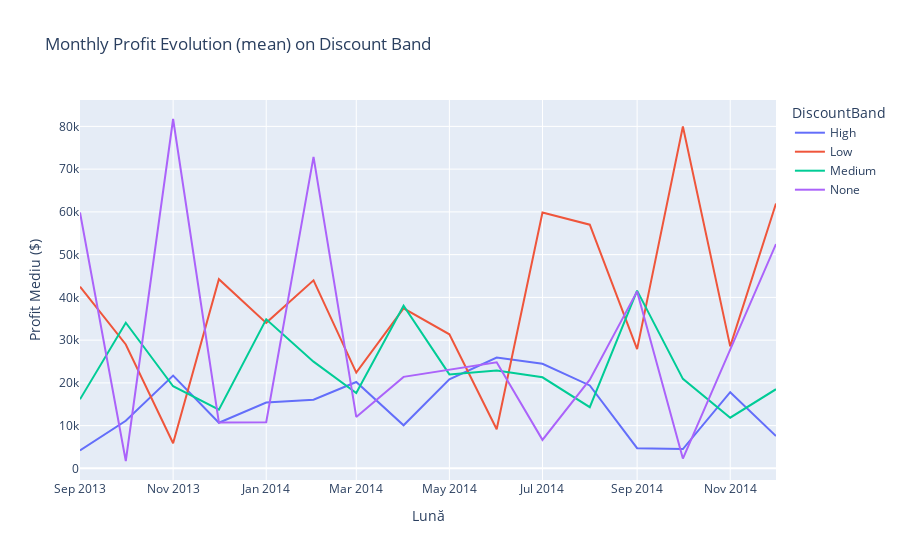
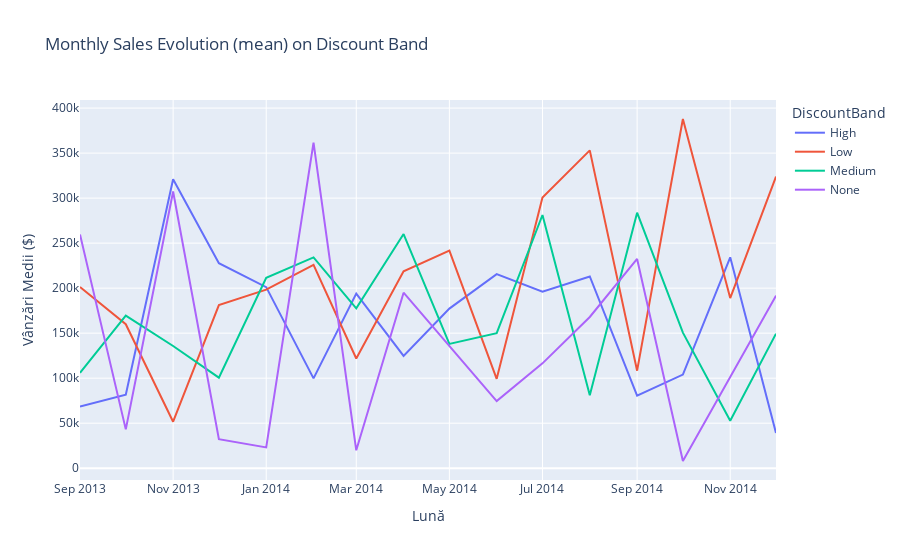
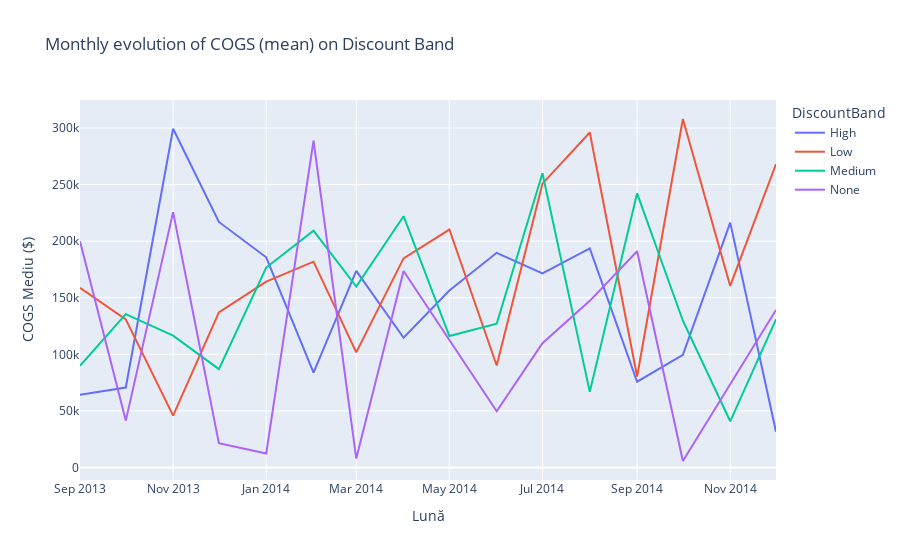

The cell these charts' notebook holds for them, in order:
### Code cell
# Displayiny monthly profit, sales and COGS evolution by Discount Band

fig_profit = px.line(
    df_avg_monthly,
    x='YearMonth',
    y='Avg_Profit',
    color='DiscountBand',
    title='Monthly Profit Evolution (mean) on Discount Band',
    labels={'YearMonth': 'Lună', 'Avg_Profit': 'Profit Mediu ($)'}
)
fig_profit.show()

fig_sales = px.line(
    df_avg_monthly,
    x='YearMonth',
    y='Avg_Sales',
    color='DiscountBand',
    title='Monthly Sales Evolution (mean) on Discount Band',
    labels={'YearMonth': 'Lună', 'Avg_Sales': 'Vânzări Medii ($)'}
)
fig_sales.show()

fig_cogs = px.line(
    df_avg_monthly,
    x='YearMonth',
    y='Avg_COGS',
    color='DiscountBand',
    title='Monthly evolution of COGS (mean) on Discount Band',
    labels={'YearMonth': 'Lună', 'Avg_COGS': 'COGS Mediu ($)'}
)
fig_cogs.show()

### Figure 1 — Plotly figure (JSON) as saved in the notebook; plotly's stock layout.template omitted (floating-point values rounded to 4 significant figures)
{"data": [{"hovertemplate": "DiscountBand=High<br>Lună=%{x}<br>Profit Mediu ($)=%{y}<extra></extra>", "legendgroup": "High", "line": {"color": "#636efa", "dash": "solid"}, "marker": {"symbol": "circle"}, "mode": "lines", "name": "High", "orientation": "v", "showlegend": true, "type": "scatter", "x": ["2013-09", "2013-10", "2013-11", "2013-12", "2014-01", "2014-02", "2014-03", "2014-04", "2014-05", "2014-06", "2014-07", "2014-08", "2014-09", "2014-10", "2014-11", "2014-12"], "xaxis": "x", "y": [4187.0, 11140.0, 21690.0, 10680.0, 15410.0, 16060.0, 20220.0, 10090.0, 20850.0, 25910.0, 24470.0, 19400.0, 4724.0, 4526.0, 17830.0, 7567.0], "yaxis": "y"}, {"hovertemplate": "DiscountBand=Low<br>Lună=%{x}<br>Profit Mediu ($)=%{y}<extra></extra>", "legendgroup": "Low", "line": {"color": "#EF553B", "dash": "solid"}, "marker": {"symbol": "circle"}, "mode": "lines", "name": "Low", "orientation": "v", "showlegend": true, "type": "scatter", "x": ["2013-09", "2013-10", "2013-11", "2013-12", "2014-01", "2014-02", "2014-03", "2014-04", "2014-05", "2014-06", "2014-07", "2014-08", "2014-09", "2014-10", "2014-11", "2014-12"], "xaxis": "x", "y": [42490.0, 28990.0, 5874.0, 44250.0, 34040.0, 43990.0, 22410.0, 37420.0, 31360.0, 9139.0, 59850.0, 57000.0, 27900.0, 79960.0, 28540.0, 61950.0], "yaxis": "y"}, {"hovertemplate": "DiscountBand=Medium<br>Lună=%{x}<br>Profit Mediu ($)=%{y}<extra></extra>", "legendgroup": "Medium", "line": {"color": "#00cc96", "dash": "solid"}, "marker": {"symbol": "circle"}, "mode": "lines", "name": "Medium", "orientation": "v", "showlegend": true, "type": "scatter", "x": ["2013-09", "2013-10", "2013-11", "2013-12", "2014-01", "2014-02", "2014-03", "2014-04", "2014-05", "2014-06", "2014-07", "2014-08", "2014-09", "2014-10", "2014-11", "2014-12"], "xaxis": "x", "y": [16150.0, 34060.0, 19210.0, 13750.0, 34860.0, 24970.0, 17620.0, 38060.0, 21980.0, 22910.0, 21300.0, 14310.0, 41580.0, 20940.0, 11850.0, 18520.0], "yaxis": "y"}, {"hovertemplate": "DiscountBand=None<br>Lună=%{x}<br>Profit Mediu ($)=%{y}<extra></extra>", "legendgroup": "None", "line": {"color": "#ab63fa", "dash": "solid"}, "marker": {"symbol": "circle"}, "mode": "lines", "name": "None", "orientation": "v", "showlegend": true, "type": "scatter", "x": ["2013-09", "2013-10", "2013-11", "2013-12", "2014-01", "2014-02", "2014-03", "2014-04", "2014-06", "2014-07", "2014-08", "2014-09", "2014-10", "2014-12"], "xaxis": "x", "y": [59860.0, 1725.0, 81730.0, 10760.0, 10790.0, 72870.0, 12030.0, 21410.0, 24830.0, 6668.0, 20760.0, 41400.0, 2286.0, 52470.0], "yaxis": "y"}], "layout": {"legend": {"title": {"text": "DiscountBand"}, "tracegroupgap": 0}, "title": {"text": "Monthly Profit Evolution (mean) on Discount Band"}, "xaxis": {"anchor": "y", "domain": [0, 1], "title": {"text": "Lună"}}, "yaxis": {"anchor": "x", "domain": [0, 1], "title": {"text": "Profit Mediu ($)"}}}}

### Figure 2 — Plotly figure (JSON) as saved in the notebook; plotly's stock layout.template omitted (floating-point values rounded to 4 significant figures)
{"data": [{"hovertemplate": "DiscountBand=High<br>Lună=%{x}<br>Vânzări Medii ($)=%{y}<extra></extra>", "legendgroup": "High", "line": {"color": "#636efa", "dash": "solid"}, "marker": {"symbol": "circle"}, "mode": "lines", "name": "High", "orientation": "v", "showlegend": true, "type": "scatter", "x": ["2013-09", "2013-10", "2013-11", "2013-12", "2014-01", "2014-02", "2014-03", "2014-04", "2014-05", "2014-06", "2014-07", "2014-08", "2014-09", "2014-10", "2014-11", "2014-12"], "xaxis": "x", "y": [68510.0, 81750.0, 321000.0, 227700.0, 201100.0, 99790.0, 193900.0, 124700.0, 177300.0, 215600.0, 196100.0, 213000.0, 80510.0, 104000.0, 234200.0, 39200.0], "yaxis": "y"}, {"hovertemplate": "DiscountBand=Low<br>Lună=%{x}<br>Vânzări Medii ($)=%{y}<extra></extra>", "legendgroup": "Low", "line": {"color": "#EF553B", "dash": "solid"}, "marker": {"symbol": "circle"}, "mode": "lines", "name": "Low", "orientation": "v", "showlegend": true, "type": "scatter", "x": ["2013-09", "2013-10", "2013-11", "2013-12", "2014-01", "2014-02", "2014-03", "2014-04", "2014-05", "2014-06", "2014-07", "2014-08", "2014-09", "2014-10", "2014-11", "2014-12"], "xaxis": "x", "y": [201300.0, 159900.0, 51660.0, 181200.0, 198300.0, 225800.0, 121900.0, 218800.0, 241600.0, 99270.0, 300700.0, 353000.0, 108300.0, 387900.0, 189000.0, 323900.0], "yaxis": "y"}, {"hovertemplate": "DiscountBand=Medium<br>Lună=%{x}<br>Vânzări Medii ($)=%{y}<extra></extra>", "legendgroup": "Medium", "line": {"color": "#00cc96", "dash": "solid"}, "marker": {"symbol": "circle"}, "mode": "lines", "name": "Medium", "orientation": "v", "showlegend": true, "type": "scatter", "x": ["2013-09", "2013-10", "2013-11", "2013-12", "2014-01", "2014-02", "2014-03", "2014-04", "2014-05", "2014-06", "2014-07", "2014-08", "2014-09", "2014-10", "2014-11", "2014-12"], "xaxis": "x", "y": [106000.0, 169500.0, 135800.0, 100600.0, 211500.0, 234200.0, 177500.0, 260100.0, 138100.0, 149900.0, 281200.0, 81100.0, 283900.0, 150600.0, 52660.0, 149400.0], "yaxis": "y"}, {"hovertemplate": "DiscountBand=None<br>Lună=%{x}<br>Vânzări Medii ($)=%{y}<extra></extra>", "legendgroup": "None", "line": {"color": "#ab63fa", "dash": "solid"}, "marker": {"symbol": "circle"}, "mode": "lines", "name": "None", "orientation": "v", "showlegend": true, "type": "scatter", "x": ["2013-09", "2013-10", "2013-11", "2013-12", "2014-01", "2014-02", "2014-03", "2014-04", "2014-06", "2014-07", "2014-08", "2014-09", "2014-10", "2014-12"], "xaxis": "x", "y": [259700.0, 43120.0, 307300.0, 32280.0, 23080.0, 361800.0, 19870.0, 195000.0, 74550.0, 116500.0, 168000.0, 232500.0, 8001.0, 191700.0], "yaxis": "y"}], "layout": {"legend": {"title": {"text": "DiscountBand"}, "tracegroupgap": 0}, "title": {"text": "Monthly Sales Evolution (mean) on Discount Band"}, "xaxis": {"anchor": "y", "domain": [0, 1], "title": {"text": "Lună"}}, "yaxis": {"anchor": "x", "domain": [0, 1], "title": {"text": "Vânzări Medii ($)"}}}}

### Figure 3 — Plotly figure (JSON) as saved in the notebook; plotly's stock layout.template omitted (floating-point values rounded to 4 significant figures)
{"data": [{"hovertemplate": "DiscountBand=High<br>Lună=%{x}<br>COGS Mediu ($)=%{y}<extra></extra>", "legendgroup": "High", "line": {"color": "#636efa", "dash": "solid"}, "marker": {"symbol": "circle"}, "mode": "lines", "name": "High", "orientation": "v", "showlegend": true, "type": "scatter", "x": ["2013-09", "2013-10", "2013-11", "2013-12", "2014-01", "2014-02", "2014-03", "2014-04", "2014-05", "2014-06", "2014-07", "2014-08", "2014-09", "2014-10", "2014-11", "2014-12"], "xaxis": "x", "y": [64320.0, 70620.0, 299300.0, 217000.0, 185700.0, 83730.0, 173700.0, 114600.0, 156400.0, 189700.0, 171600.0, 193600.0, 75780.0, 99470.0, 216400.0, 31630.0], "yaxis": "y"}, {"hovertemplate": "DiscountBand=Low<br>Lună=%{x}<br>COGS Mediu ($)=%{y}<extra></extra>", "legendgroup": "Low", "line": {"color": "#EF553B", "dash": "solid"}, "marker": {"symbol": "circle"}, "mode": "lines", "name": "Low", "orientation": "v", "showlegend": true, "type": "scatter", "x": ["2013-09", "2013-10", "2013-11", "2013-12", "2014-01", "2014-02", "2014-03", "2014-04", "2014-05", "2014-06", "2014-07", "2014-08", "2014-09", "2014-10", "2014-11", "2014-12"], "xaxis": "x", "y": [158800.0, 130900.0, 45790.0, 137000.0, 164300.0, 181900.0, 101700.0, 184800.0, 210200.0, 90130.0, 250800.0, 296000.0, 80420.0, 307900.0, 160400.0, 268200.0], "yaxis": "y"}, {"hovertemplate": "DiscountBand=Medium<br>Lună=%{x}<br>COGS Mediu ($)=%{y}<extra></extra>", "legendgroup": "Medium", "line": {"color": "#00cc96", "dash": "solid"}, "marker": {"symbol": "circle"}, "mode": "lines", "name": "Medium", "orientation": "v", "showlegend": true, "type": "scatter", "x": ["2013-09", "2013-10", "2013-11", "2013-12", "2014-01", "2014-02", "2014-03", "2014-04", "2014-05", "2014-06", "2014-07", "2014-08", "2014-09", "2014-10", "2014-11", "2014-12"], "xaxis": "x", "y": [89870.0, 135500.0, 116500.0, 86850.0, 176600.0, 209200.0, 159900.0, 222000.0, 116100.0, 127000.0, 259900.0, 66790.0, 242300.0, 129700.0, 40800.0, 130900.0], "yaxis": "y"}, {"hovertemplate": "DiscountBand=None<br>Lună=%{x}<br>COGS Mediu ($)=%{y}<extra></extra>", "legendgroup": "None", "line": {"color": "#ab63fa", "dash": "solid"}, "marker": {"symbol": "circle"}, "mode": "lines", "name": "None", "orientation": "v", "showlegend": true, "type": "scatter", "x": ["2013-09", "2013-10", "2013-11", "2013-12", "2014-01", "2014-02", "2014-03", "2014-04", "2014-06", "2014-07", "2014-08", "2014-09", "2014-10", "2014-12"], "xaxis": "x", "y": [199800.0, 41400.0, 225600.0, 21520.0, 12290.0, 288900.0, 7846.0, 173600.0, 49730.0, 109800.0, 147200.0, 191100.0, 5715.0, 139200.0], "yaxis": "y"}], "layout": {"legend": {"title": {"text": "DiscountBand"}, "tracegroupgap": 0}, "title": {"text": "Monthly evolution of COGS (mean) on Discount Band"}, "xaxis": {"anchor": "y", "domain": [0, 1], "title": {"text": "Lună"}}, "yaxis": {"anchor": "x", "domain": [0, 1], "title": {"text": "COGS Mediu ($)"}}}}
